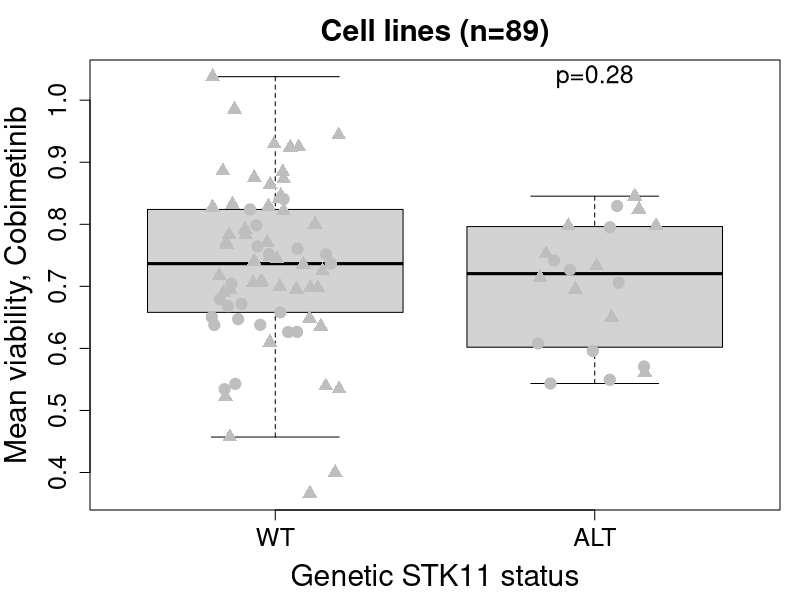

Write the R code that produced this figure.
data <- read.table("../data/CellLineDrugResponse_SubtypeAssociation.tsv", sep="\t", header=TRUE, check.names=FALSE)
gCSI <- read.table("../data/CellLineDrugResponse_MeanViability.tsv", sep="\t", header=TRUE, check.names=FALSE)

# Associate MEK/ERKi response with subtype
target <- c("MEK2, MEK1", "ERK")
compounds <- as.character(data$`gCGC ID`[which(data$TARGET_NAME %in% target)])
targetsID <- as.character(data$TARGET_NAME[which(data$TARGET_NAME %in% target)])
data.gCSI <- gCSI[, compounds]
rownames(data.gCSI) <- gCSI[, "Cell line"]
colnames(data.gCSI) <- paste0(compounds, " (", targetsID, ")")
nbTumors <- nrow(data.gCSI)

STK11 <- factor(as.character(gCSI$STK11), levels=c("WT", "ALT"))
pchs <- rep(19, nbTumors)
pchs[!gCSI$KRAS] <- 17

pvalues <- c() # in all 89 cell lines
for (i in colnames(data.gCSI)) pvalues <- c(pvalues, signif(t.test(data.gCSI[,i] ~ STK11, alternative="greater")$p.value,2))
names(pvalues) <- colnames(data.gCSI)

i <- "gCGC00062 (MEK2, MEK1)"
pdf("../figures/FigS6_CellLines_CobimetinibVsSTK11.pdf", width=5.5, height=6.5)
par(mar=c(4.5,4.5,3,1))
pval <- signif(t.test(data.gCSI[,i] ~ STK11)$p.value,2)
boxplot(data.gCSI[,i] ~ STK11, ylab="Mean viability, Cobimetinib", xlab="Genetic STK11 status",
			main=paste0("Cell lines (n=",nbTumors,")"),
			cex.lab=1.8, cex.axis=1.5, cex.main=1.8, outline=FALSE,
			ylim=range(data.gCSI[,i], na.rm=TRUE))
points(jitter(as.numeric(STK11)), data.gCSI[,i], col="gray", pch=pchs, cex=1.5)
text(x=2, y=max(data.gCSI[,i], na.rm=TRUE), labels=paste0("p=",pval), cex=1.5)
dev.off()

indices.rm <- which(gCSI$Subtype %in% "unclassified")
data.gCSI <- data.gCSI[-indices.rm, ]
gCSI <- gCSI[-indices.rm, ]
STK11 <- STK11[-indices.rm]

pvalues.STK11_to_subtype <- c() # in subset of 63 cell lines with subtype 1/2/3
pvalues.subtype_to_STK11 <- c()
for (i in colnames(data.gCSI)) {
	model1a <- lm(data.gCSI[,i] ~ gCSI$Subtype)
	model1b <- lm(data.gCSI[,i] ~ STK11)
	model2 <- lm(data.gCSI[,i] ~ gCSI$Subtype + STK11)
	pvalues.STK11_to_subtype <- c(pvalues.STK11_to_subtype, anova(model1a, model2)$"Pr(>F)"[2])
	pvalues.subtype_to_STK11 <- c(pvalues.subtype_to_STK11, anova(model1b, model2)$"Pr(>F)"[2])
}
names(pvalues.STK11_to_subtype) <- names(pvalues.subtype_to_STK11) <- colnames(data.gCSI)
sort(pvalues.subtype_to_STK11[grep("MEK", names(pvalues.subtype_to_STK11))])
sort(pvalues.STK11_to_subtype[grep("MEK", names(pvalues.STK11_to_subtype))])
